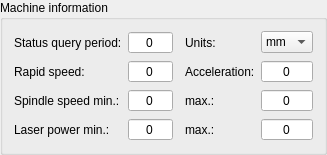
          <widget class="GroupBox" name="grpGRBL">
           <property name="title">
            <string>Machine information</string>
           </property>
           <layout class="QVBoxLayout" name="verticalLayout_5">
            <item>
             <layout class="QGridLayout" name="gridLayout_2" columnstretch="0,1,0,0,1">
              <item row="2" column="1">
               <widget class="QSpinBox" name="txtSpindleSpeedMin">
                <property name="font">
                 <font>
                  <pointsize>9</pointsize>
                 </font>
                </property>
                <property name="alignment">
                 <set>Qt::AlignCenter</set>
                </property>
                <property name="buttonSymbols">
                 <enum>QAbstractSpinBox::NoButtons</enum>
                </property>
                <property name="maximum">
                 <number>99999</number>
                </property>
               </widget>
              </item>
              <item row="0" column="0">
               <widget class="QLabel" name="label_11">
                <property name="text">
                 <string>Status query period:</string>
                </property>
               </widget>
              </item>
              <item row="0" column="1">
               <widget class="QSpinBox" name="txtQueryStateTime">
                <property name="font">
                 <font>
                  <pointsize>9</pointsize>
                 </font>
                </property>
                <property name="alignment">
                 <set>Qt::AlignCenter</set>
                </property>
                <property name="buttonSymbols">
                 <enum>QAbstractSpinBox::NoButtons</enum>
                </property>
                <property name="maximum">
                 <number>9999</number>
                </property>
               </widget>
              </item>
              <item row="0" column="4">
               <widget class="QComboBox" name="cboUnits">
                <property name="sizePolicy">
                 <sizepolicy hsizetype="Expanding" vsizetype="Fixed">
                  <horstretch>0</horstretch>
                  <verstretch>0</verstretch>
                 </sizepolicy>
                </property>
                <item>
                 <property name="text">
                  <string>mm</string>
                 </property>
                </item>
                <item>
                 <property name="text">
                  <string>inch</string>
                 </property>
                </item>
               </widget>
              </item>
              <item row="0" column="2">
               <spacer name="horizontalSpacer_6">
                <property name="orientation">
                 <enum>Qt::Horizontal</enum>
                </property>
                <property name="sizeType">
                 <enum>QSizePolicy::Fixed</enum>
                </property>
                <property name="sizeHint" stdset="0">
                 <size>
                  <width>6</width>
                  <height>20</height>
                 </size>
                </property>
               </spacer>
              </item>
              <item row="0" column="3">
               <widget class="QLabel" name="label_15">
                <property name="text">
                 <string>Units:</string>
                </property>
               </widget>
              </item>
              <item row="1" column="0">
               <widget class="QLabel" name="label_10">
                <property name="text">
                 <string>Rapid speed:</string>
                </property>
               </widget>
              </item>
              <item row="1" column="1">
               <widget class="QSpinBox" name="txtRapidSpeed">
                <property name="font">
                 <font>
                  <pointsize>9</pointsize>
                 </font>
                </property>
                <property name="alignment">
                 <set>Qt::AlignCenter</set>
                </property>
                <property name="buttonSymbols">
                 <enum>QAbstractSpinBox::NoButtons</enum>
                </property>
                <property name="maximum">
                 <number>99999</number>
                </property>
               </widget>
              </item>
              <item row="1" column="3">
               <widget class="QLabel" name="label_14">
                <property name="text">
                 <string>Acceleration:</string>
                </property>
               </widget>
              </item>
              <item row="1" column="4">
               <widget class="QSpinBox" name="txtAcceleration">
                <property name="font">
                 <font>
                  <pointsize>9</pointsize>
                 </font>
                </property>
                <property name="alignment">
                 <set>Qt::AlignCenter</set>
                </property>
                <property name="buttonSymbols">
                 <enum>QAbstractSpinBox::NoButtons</enum>
                </property>
                <property name="maximum">
                 <number>99999</number>
                </property>
               </widget>
              </item>
              <item row="2" column="3">
               <widget class="QLabel" name="label_13">
                <property name="text">
                 <string>max.:</string>
                </property>
               </widget>
              </item>
              <item row="2" column="0">
               <widget class="QLabel" name="label_12">
                <property name="text">
                 <string>Spindle speed min.:</string>
                </property>
               </widget>
              </item>
              <item row="2" column="4">
               <widget class="QSpinBox" name="txtSpindleSpeedMax">
                <property name="font">
                 <font>
                  <pointsize>9</pointsize>
                 </font>
                </property>
                <property name="alignment">
                 <set>Qt::AlignCenter</set>
                </property>
                <property name="buttonSymbols">
                 <enum>QAbstractSpinBox::NoButtons</enum>
                </property>
                <property name="maximum">
                 <number>99999</number>
                </property>
               </widget>
              </item>
              <item row="3" column="0">
               <widget class="QLabel" name="label_18">
                <property name="text">
                 <string>Laser power min.:</string>
                </property>
               </widget>
              </item>
              <item row="3" column="1">
               <widget class="QSpinBox" name="txtLaserPowerMin">
                <property name="font">
                 <font>
                  <pointsize>9</pointsize>
                 </font>
                </property>
                <property name="alignment">
                 <set>Qt::AlignCenter</set>
                </property>
                <property name="buttonSymbols">
                 <enum>QAbstractSpinBox::NoButtons</enum>
                </property>
                <property name="maximum">
                 <number>99999</number>
                </property>
               </widget>
              </item>
              <item row="3" column="3">
               <widget class="QLabel" name="label_35">
                <property name="text">
                 <string>max.:</string>
                </property>
               </widget>
              </item>
              <item row="3" column="4">
               <widget class="QSpinBox" name="txtLaserPowerMax">
                <property name="font">
                 <font>
                  <pointsize>9</pointsize>
                 </font>
                </property>
                <property name="alignment">
                 <set>Qt::AlignCenter</set>
                </property>
                <property name="buttonSymbols">
                 <enum>QAbstractSpinBox::NoButtons</enum>
                </property>
                <property name="maximum">
                 <number>99999</number>
                </property>
               </widget>
              </item>
             </layout>
            </item>
           </layout>
          </widget>
